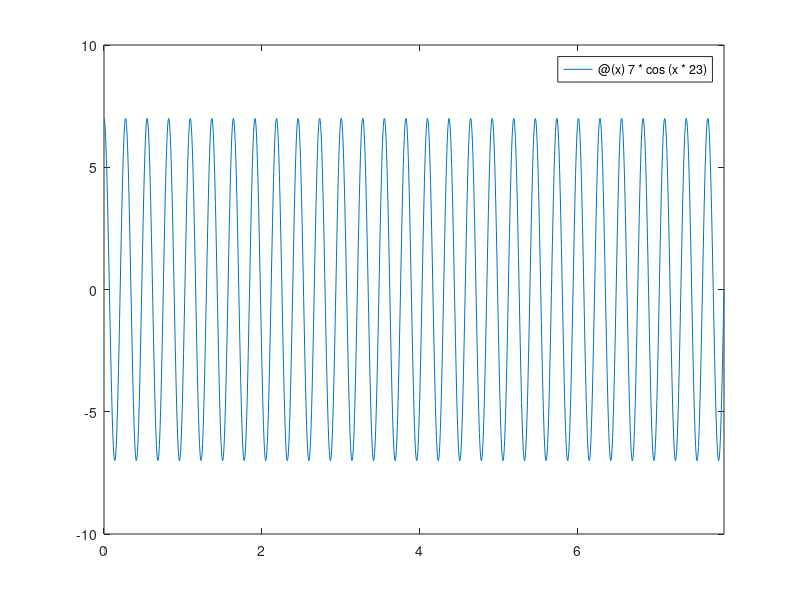

Here is the MATLAB script that generated this plot: (Note: this script raises an error after producing the figure.)
clear all
close all
% Test script for the Rectangle, Middle Point, Trapezoid, 1/3 Simpson and 3/8
% Simpson quadrature rules based on the Newton-Coates Formula. This script tests
% the accuracy for highly oscillating functions.
%
% Expected outcome:
%       - with a small number of points in the interval the quadrature rules
% with give very bad results, as the number of points increases the result will
% start to converge to the actual value of the integral.
%
% Copyleft Alexandru Fikl <alexfikl@gmail.com> (c) 2012

% data
a = 0;                  % interval [a, b]
b = 5 * pi/2;
n = [10 50 300];        % array with number of discretizations

% a highly oscillating function
f = @(x) 7 * cos(x * 23);
fplot(f, [a, b]);

for i=n
    sol = quad(f, a, b);
    sol_rec = Rectangle(f, a, b, i);
    sol_mp = MiddlePoint(f, a, b, i);
    sol_trap = Trapezoid(f, a, b, i);
    sol_sim1 = Simpson13(f, a, b, i);
    sol_sim2 = Simpson38(f, a, b, i);

    fprintf('%d iterations\n', i);
    fprintf('real solution: %10.5f\n', sol);
    fprintf('   rec \t\t mp \t trap \t    sim1 \t sim2\n');
    fprintf('  %.5f %10.5f %10.5f %10.5f %10.5f\n\n', sol_rec, sol_mp, sol_trap,
                                                    sol_sim1, sol_sim2);
end